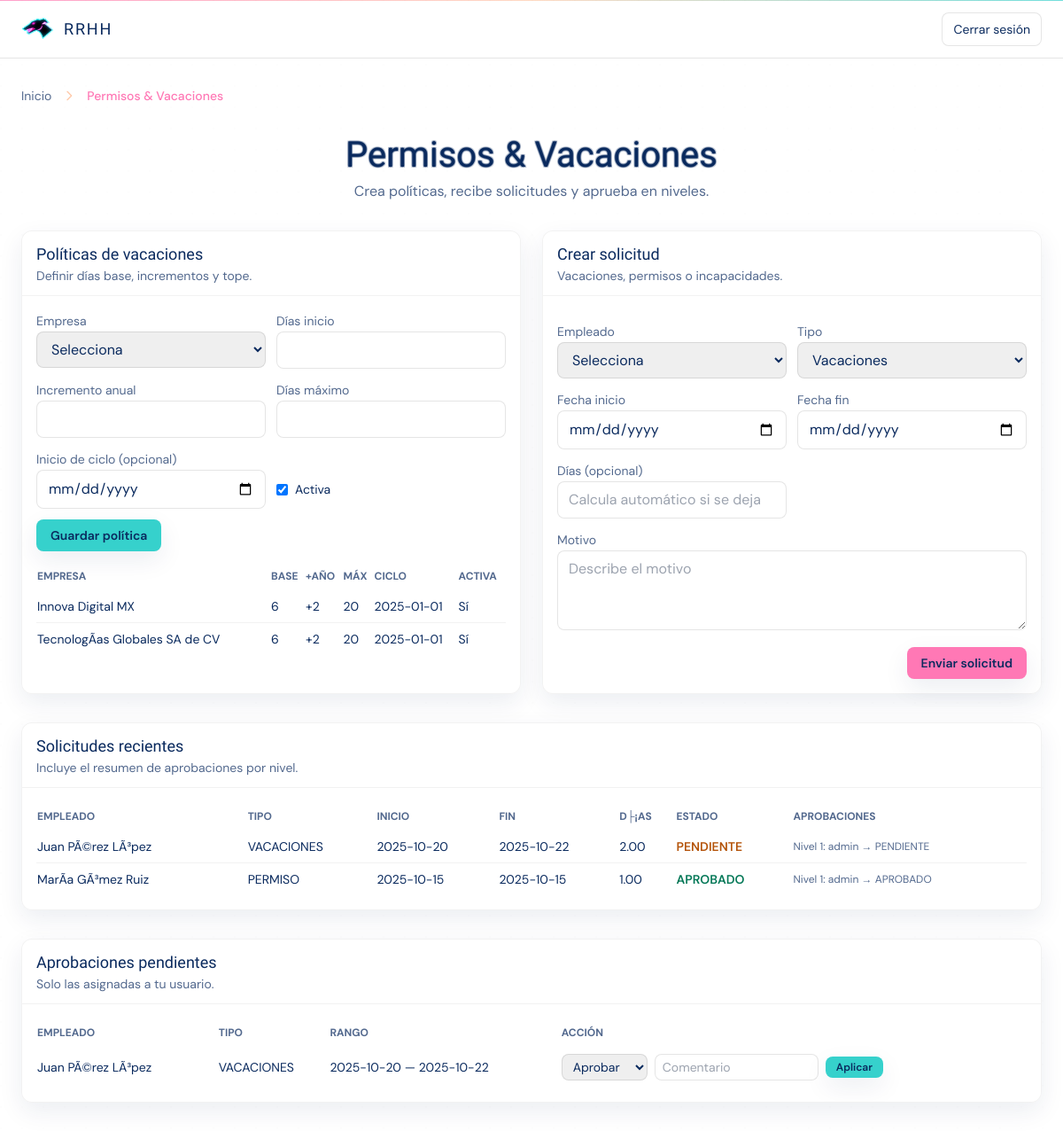
/index.php?controller=permiso&action=index (signed in), run on an earlier commit of the app's database.
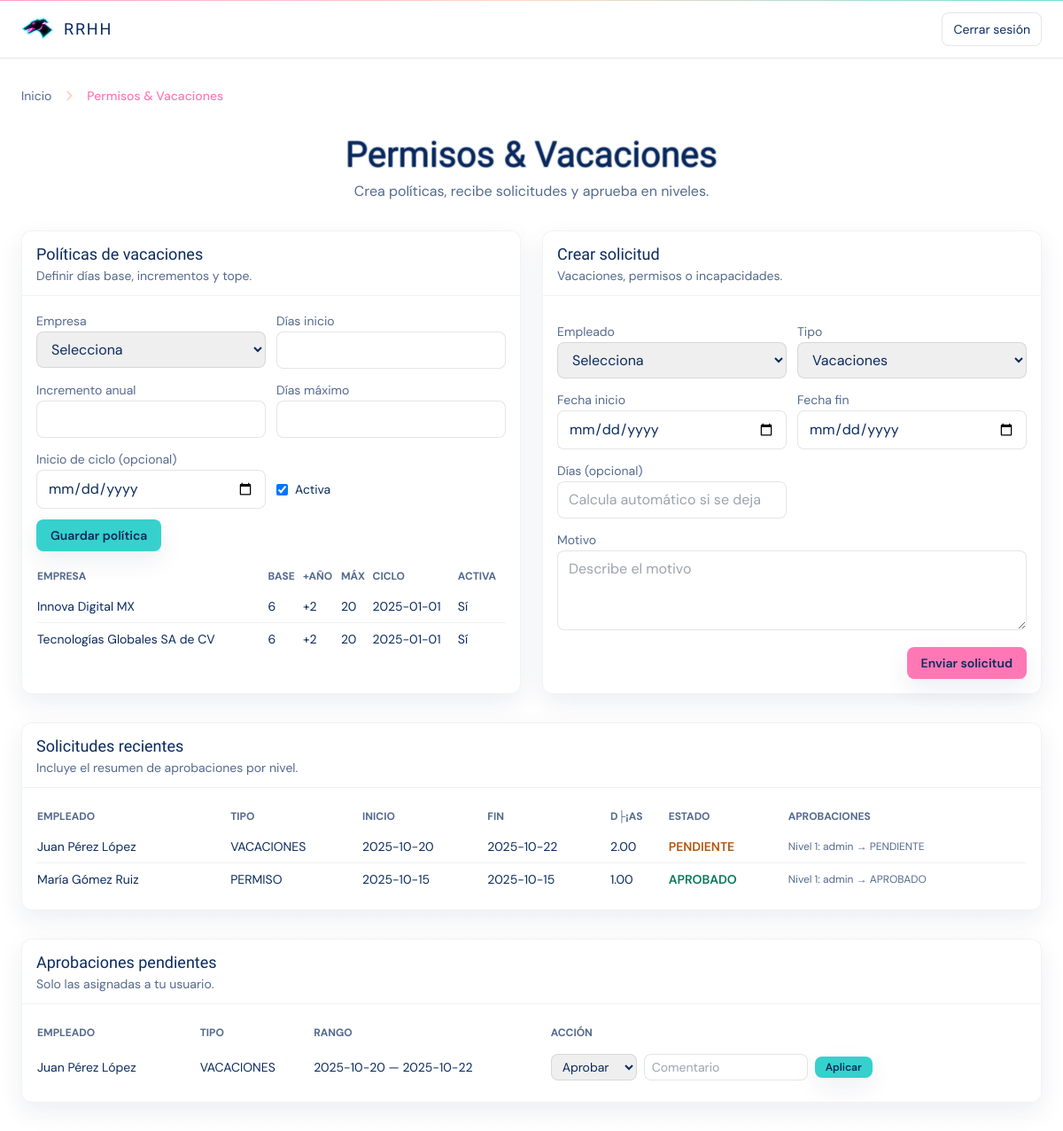
And on a later commit of the database.
### tables this page shows
CREATE TABLE `politicas_vacaciones` (
  `id_politica` int(11) NOT NULL COMMENT 'Identificador de política',
  `id_empresa` int(11) NOT NULL COMMENT 'Empresa',
  `dias_inicio` int(11) NOT NULL DEFAULT 6 COMMENT 'Días base al primer año',
  `incremento_anual` int(11) NOT NULL DEFAULT 2 COMMENT 'Incremento por antigüedad',
  `dias_max` int(11) NOT NULL DEFAULT 20 COMMENT 'Tope máximo de días',
  `periodo_anual_inicio` date DEFAULT NULL COMMENT 'Inicio del ciclo anual (opcional)',
  `activa` tinyint(1) NOT NULL DEFAULT 1 COMMENT 'Política activa'
);

CREATE TABLE `empresas` (
  `id_empresa` int(11) NOT NULL COMMENT 'Identificador de la empresa',
  `nombre` varchar(120) NOT NULL COMMENT 'Nombre legal/comercial',
  `rfc` varchar(20) DEFAULT NULL COMMENT 'Registro fiscal',
  `correo_contacto` varchar(120) DEFAULT NULL COMMENT 'Correo de contacto',
  `telefono` varchar(20) DEFAULT NULL COMMENT 'Teléfono principal',
  `direccion` text DEFAULT NULL COMMENT 'Domicilio completo',
  `activa` tinyint(1) NOT NULL DEFAULT 1 COMMENT 'Empresa activa'
);

CREATE TABLE `solicitudes_permiso` (
  `id_solicitud` int(11) NOT NULL COMMENT 'Identificador de solicitud',
  `id_empleado` int(11) NOT NULL COMMENT 'Empleado solicitante',
  `tipo` enum('VACACIONES','PERMISO','INCAPACIDAD','OTRO') NOT NULL COMMENT 'Tipo de ausencia',
  `fecha_inicio` date NOT NULL COMMENT 'Fecha de inicio',
  `fecha_fin` date NOT NULL COMMENT 'Fecha de fin',
  `dias` decimal(5,2) NOT NULL COMMENT 'Días solicitados',
  `motivo` varchar(200) DEFAULT NULL COMMENT 'Motivo/justificación',
  `estado` enum('PENDIENTE','APROBADO','RECHAZADO','CANCELADO') NOT NULL DEFAULT 'PENDIENTE' COMMENT 'Estado del flujo',
  `documento` varchar(255) DEFAULT NULL COMMENT 'Ruta al comprobante',
  `creado_por` int(11) NOT NULL COMMENT 'Usuario creador',
  `creado_en` datetime NOT NULL DEFAULT current_timestamp() COMMENT 'Fecha/hora de creación',
  `actualizado_en` datetime DEFAULT NULL COMMENT 'Última actualización'
);

CREATE TABLE `empleados` (
  `id_empleado` int(11) NOT NULL COMMENT 'Identificador del empleado',
  `id_usuario` int(11) DEFAULT NULL COMMENT 'Usuario del sistema (si aplica)',
  `id_puesto` int(11) NOT NULL COMMENT 'Puesto actual',
  `id_turno` int(11) DEFAULT NULL COMMENT 'Turno asignado',
  `id_ubicacion` int(11) DEFAULT NULL COMMENT 'Ubicación de trabajo',
  `nombre` varchar(120) NOT NULL COMMENT 'Nombre completo',
  `curp` varchar(18) DEFAULT NULL COMMENT 'CURP (si aplica)',
  `rfc` varchar(13) DEFAULT NULL COMMENT 'RFC (si aplica)',
  `nss` varchar(15) DEFAULT NULL COMMENT 'Número de seguro social',
  `fecha_nacimiento` date DEFAULT NULL COMMENT 'Fecha de nacimiento',
  `genero` enum('M','F','OTRO') NOT NULL DEFAULT 'OTRO' COMMENT 'Género',
  `estado_civil` varchar(20) DEFAULT NULL COMMENT 'Estado civil',
  `direccion` text DEFAULT NULL COMMENT 'Domicilio particular',
  `telefono` varchar(20) DEFAULT NULL COMMENT 'Teléfono de contacto',
  `correo` varchar(120) DEFAULT NULL COMMENT 'Correo personal',
  `fecha_ingreso` date NOT NULL COMMENT 'Fecha de ingreso',
  `fecha_baja` date DEFAULT NULL COMMENT 'Fecha de baja (si aplica)',
  `estado` enum('ACTIVO','BAJA') NOT NULL DEFAULT 'ACTIVO' COMMENT 'Estado laboral',
  `jefe_inmediato` int(11) DEFAULT NULL COMMENT 'ID del jefe inmediato'
);

CREATE TABLE `aprobaciones_permiso` (
  `id_aprobacion` int(11) NOT NULL COMMENT 'Identificador de aprobación',
  `id_solicitud` int(11) NOT NULL COMMENT 'Solicitud asociada',
  `aprobador` int(11) NOT NULL COMMENT 'Usuario aprobador',
  `nivel` smallint(6) NOT NULL DEFAULT 1 COMMENT 'Nivel de aprobación',
  `decision` enum('PENDIENTE','APROBADO','RECHAZADO') NOT NULL DEFAULT 'PENDIENTE' COMMENT 'Decisión',
  `comentario` varchar(200) DEFAULT NULL COMMENT 'Comentario del aprobador',
  `decidido_en` datetime DEFAULT NULL COMMENT 'Fecha/hora de decisión'
);

### app/controllers/PermisoController.php (called while the page is built, shortened)
<?php
require_once __DIR__ . '/../models/PermisosVacaciones.php';
class PermisoController
{
    public function index(): void
    {
        $idEmpleado = isset($_GET['id_empleado']) ? (int)$_GET['id_empleado'] : null;
        $tipo       = $_GET['tipo']   ?? null;
        $estado     = $_GET['estado'] ?? null;
        $politicas   = PermisosVacaciones::listarPoliticas();
        $solicitudes = PermisosVacaciones::listarSolicitudes(100, 0, $idEmpleado, $tipo ?: null, $estado ?: null);
        $pendientes  = PermisosVacaciones::listarAprobacionesPendientes((int)($_SESSION['user_id'] ?? 0));
        require __DIR__ . '/../../public/views/permisos/list.php';
    }
}

### config/paths.php (called while the page is built, shortened)
<?php
function url(string $path = ''): string {
    $path = '/' . ltrim($path, '/');
    return BASE_URL === '/' ? $path : BASE_URL . $path;
}
function asset(string $path): string {
    return url('assets/' . ltrim($path, '/'));
}

### app/models/PermisosVacaciones.php (called while the page is built, shortened)
<?php
require_once __DIR__ . '/SaldosVacaciones.php';
class PermisosVacaciones
{
    public static function listarPoliticas(): array
    {
        global $pdo;
        $sql = "SELECT pv.*, emp.nombre AS empresa_nombre
                FROM politicas_vacaciones pv
                INNER JOIN empresas emp ON emp.id_empresa = pv.id_empresa
                ORDER BY emp.nombre ASC";
        $st = $pdo->query($sql);
        return $st->fetchAll(\PDO::FETCH_ASSOC);
    }
    public static function listarSolicitudes(
        int $limit = 100,
        int $offset = 0,
        ?int $idEmpleado = null,
        ?string $tipo = null,
        ?string $estado = null,
        ?int $aprobador = null
    ): array {
        global $pdo;
        $limit  = max(1, min($limit, 500));
        $offset = max(0, $offset);
        $params = [];
        $sql = "SELECT sp.*, e.nombre AS empleado_nombre,
                       GROUP_CONCAT(CONCAT('Nivel ', ap.nivel, ': ', COALESCE(u.username, CONCAT('ID ', ap.aprobador)), ' → ', ap.decision) ORDER BY ap.nivel SEPARATOR ' | ') AS aprobaciones
                FROM solicitudes_permiso sp
                INNER JOIN empleados e ON e.id_empleado = sp.id_empleado
                LEFT JOIN aprobaciones_permiso ap ON ap.id_solicitud = sp.id_solicitud
                LEFT JOIN usuarios u ON u.id_usuario = ap.aprobador";
        $sql .= ' GROUP BY sp.id_solicitud
                  ORDER BY sp.creado_en DESC
                  LIMIT :limit OFFSET :offset';
        $st = $pdo->prepare($sql);
        $st->bindValue(':limit', $limit, \PDO::PARAM_INT);
        $st->bindValue(':offset', $offset, \PDO::PARAM_INT);
        $st->execute();
        return $st->fetchAll(\PDO::FETCH_ASSOC);
    }
    public static function listarAprobacionesPendientes(int $aprobadorId): array
    {
        global $pdo;
        $sql = "SELECT ap.*, sp.tipo, sp.fecha_inicio, sp.fecha_fin, sp.estado, e.nombre AS empleado_nombre
                FROM aprobaciones_permiso ap
                INNER JOIN solicitudes_permiso sp ON sp.id_solicitud = ap.id_solicitud
                INNER JOIN empleados e ON e.id_empleado = sp.id_empleado
                WHERE ap.aprobador = ? AND ap.decision = 'PENDIENTE'
                ORDER BY ap.nivel ASC, ap.id_aprobacion ASC";
        $st = $pdo->prepare($sql);
        $st->execute([$aprobadorId]);
        return $st->fetchAll(\PDO::FETCH_ASSOC);
    }
}

### public/views/permisos/list.php (the view, shortened to what the rows shown need)
<?php
require_once __DIR__ . '/../../../config/paths.php';
?>
<!DOCTYPE html>
<html lang="es">
<head>
  <script src="https://cdn.tailwindcss.com"></script>
  <link rel="stylesheet" href="<?= asset('css/vice.css') ?>">
</head>
<body class="min-h-screen bg-white text-vc-ink font-sans relative">
  <main class="mx-auto max-w-7xl px-4 sm:px-6 py-8 relative space-y-8">
    <section class="text-center">
      <h1 class="vice-title text-[40px] leading-tight text-vc-ink">Permisos & Vacaciones</h1>
    </section>
    <div class="grid grid-cols-1 lg:grid-cols-2 gap-6">
      <div class="rounded-xl border border-black/5 bg-white/80 shadow-soft">
        <div class="flex items-center justify-between px-4 py-3 border-b border-black/5">
          <div>
            <h2 class="font-display text-lg text-vc-ink">Políticas de vacaciones</h2>
          </div>
        </div>
        <div class="p-4 space-y-3">
          <div class="overflow-x-auto">
            <table class="min-w-full text-sm">
              <thead class="text-xs uppercase text-muted-ink">
                <tr>
                  <th class="text-left py-2">Empresa</th>
                  <th class="text-left py-2">Base</th>
                  <th class="text-left py-2">+Año</th>
                  <th class="text-left py-2">Máx</th>
                  <th class="text-left py-2">Ciclo</th>
                  <th class="text-left py-2">Activa</th>
                </tr>
              </thead>
              <tbody class="divide-y divide-black/5">
                <?php foreach ($politicas as $p): ?>
                  <tr>
                    <td class="py-2 pr-3"><?= htmlspecialchars($p['empresa_nombre'], ENT_QUOTES, 'UTF-8') ?></td>
                    <td class="py-2"><?= (int)$p['dias_inicio'] ?></td>
                    <td class="py-2">+<?= (int)$p['incremento_anual'] ?></td>
                    <td class="py-2"><?= (int)$p['dias_max'] ?></td>
                    <td class="py-2"><?= htmlspecialchars((string)$p['periodo_anual_inicio'], ENT_QUOTES, 'UTF-8') ?></td>
                    <td class="py-2"><?= ((int)$p['activa'] === 1) ? 'Sí' : 'No' ?></td>
                  </tr>
                <?php endforeach; ?>
              </tbody>
            </table>
          </div>
        </div>
      </div>
      <div class="rounded-xl border border-black/5 bg-white/80 shadow-soft">
        <div class="flex items-center justify-between px-4 py-3 border-b border-black/5">
          <div>
            <h2 class="font-display text-lg text-vc-ink">Crear solicitud</h2>
          </div>
        </div>
      </div>
    </div>
    <div class="rounded-xl border border-black/5 bg-white/80 shadow-soft">
      <div class="flex items-center justify-between px-4 py-3 border-b border-black/5">
        <div>
          <h2 class="font-display text-lg text-vc-ink">Solicitudes recientes</h2>
        </div>
      </div>
      <div class="p-4 overflow-x-auto">
        <table class="min-w-full text-sm">
          <thead class="text-xs uppercase text-muted-ink">
            <tr>
              <th class="text-left py-2">Empleado</th>
              <th class="text-left py-2">Tipo</th>
              <th class="text-left py-2">Inicio</th>
              <th class="text-left py-2">Fin</th>
              <th class="text-left py-2">D├¡as</th>
              <th class="text-left py-2">Estado</th>
              <th class="text-left py-2">Aprobaciones</th>
            </tr>
          </thead>
          <tbody class="divide-y divide-black/5">
            <?php foreach ($solicitudes as $s): ?>
              <tr>
                <td class="py-2 pr-3"><?= htmlspecialchars($s['empleado_nombre'], ENT_QUOTES, 'UTF-8') ?></td>
                <td class="py-2"><?= htmlspecialchars($s['tipo'], ENT_QUOTES, 'UTF-8') ?></td>
                <td class="py-2"><?= htmlspecialchars($s['fecha_inicio'], ENT_QUOTES, 'UTF-8') ?></td>
                <td class="py-2"><?= htmlspecialchars($s['fecha_fin'], ENT_QUOTES, 'UTF-8') ?></td>
                <td class="py-2"><?= htmlspecialchars((string)$s['dias'], ENT_QUOTES, 'UTF-8') ?></td>
                <td class="py-2 font-semibold <?= $s['estado'] === 'APROBADO' ? 'text-emerald-700' : ($s['estado'] === 'RECHAZADO' ? 'text-rose-700' : 'text-amber-700') ?>"><?= htmlspecialchars($s['estado'], ENT_QUOTES, 'UTF-8') ?></td>
                <td class="py-2 text-xs text-muted-ink max-w-[220px]"><?= htmlspecialchars((string)$s['aprobaciones'], ENT_QUOTES, 'UTF-8') ?></td>
              </tr>
            <?php endforeach; ?>
          </tbody>
        </table>
      </div>
    </div>
    <div class="rounded-xl border border-black/5 bg-white/80 shadow-soft">
      <div class="flex items-center justify-between px-4 py-3 border-b border-black/5">
        <div>
          <h2 class="font-display text-lg text-vc-ink">Aprobaciones pendientes</h2>
        </div>
      </div>
      <div class="p-4 overflow-x-auto">
        <table class="min-w-full text-sm">
          <thead class="text-xs uppercase text-muted-ink">
            <tr>
              <th class="text-left py-2">Empleado</th>
              <th class="text-left py-2">Tipo</th>
              <th class="text-left py-2">Rango</th>
              <th class="text-left py-2">Acción</th>
            </tr>
          </thead>
          <tbody class="divide-y divide-black/5">
            <?php foreach ($pendientes as $p): ?>
              <tr>
                <td class="py-2 pr-3"><?= htmlspecialchars($p['empleado_nombre'], ENT_QUOTES, 'UTF-8') ?></td>
                <td class="py-2"><?= htmlspecialchars($p['tipo'], ENT_QUOTES, 'UTF-8') ?></td>
                <td class="py-2"><?= htmlspecialchars($p['fecha_inicio'], ENT_QUOTES, 'UTF-8') ?> — <?= htmlspecialchars($p['fecha_fin'], ENT_QUOTES, 'UTF-8') ?></td>
                <td class="py-2">
                  <form class="flex items-center gap-2" method="POST" action="<?= url('index.php?controller=permiso&action=decidir') ?>">
                    <select name="decision" class="rounded-lg border border-black/10 px-2 py-1 text-sm">
                      <option value="APROBADO">Aprobar</option>
                    </select>
                    <input type="text" name="comentario" placeholder="Comentario" class="rounded-lg border border-black/10 px-2 py-1 text-sm">
                    <button type="submit" class="rounded-lg bg-vc-teal px-3 py-1 text-xs font-semibold text-vc-ink shadow-soft">Aplicar</button>
                  </form>
                </td>
              </tr>
            <?php endforeach; ?>
          </tbody>
        </table>
      </div>
    </div>
  </main>
</body>
</html>

What changed in the data, as far as the page shows it:
changed through a linked row, politicas_vacaciones: id_empresa.nombre "TecnologÃ­as Globales SA de CV" → "Tecnologías Globales SA de CV"
changed through a linked row, solicitudes_permiso "VACACIONES": id_empleado.nombre "Juan PÃ©rez LÃ³pez" → "Juan Pérez López"
changed solicitudes_permiso "PERMISO": id_empleado.nombre "MarÃ­a GÃ³mez Ruiz" → "María Gómez Ruiz"
changed aprobaciones_permiso "VACACIONES": empleados.nombre "Juan PÃ©rez LÃ³pez" → "Juan Pérez López"
